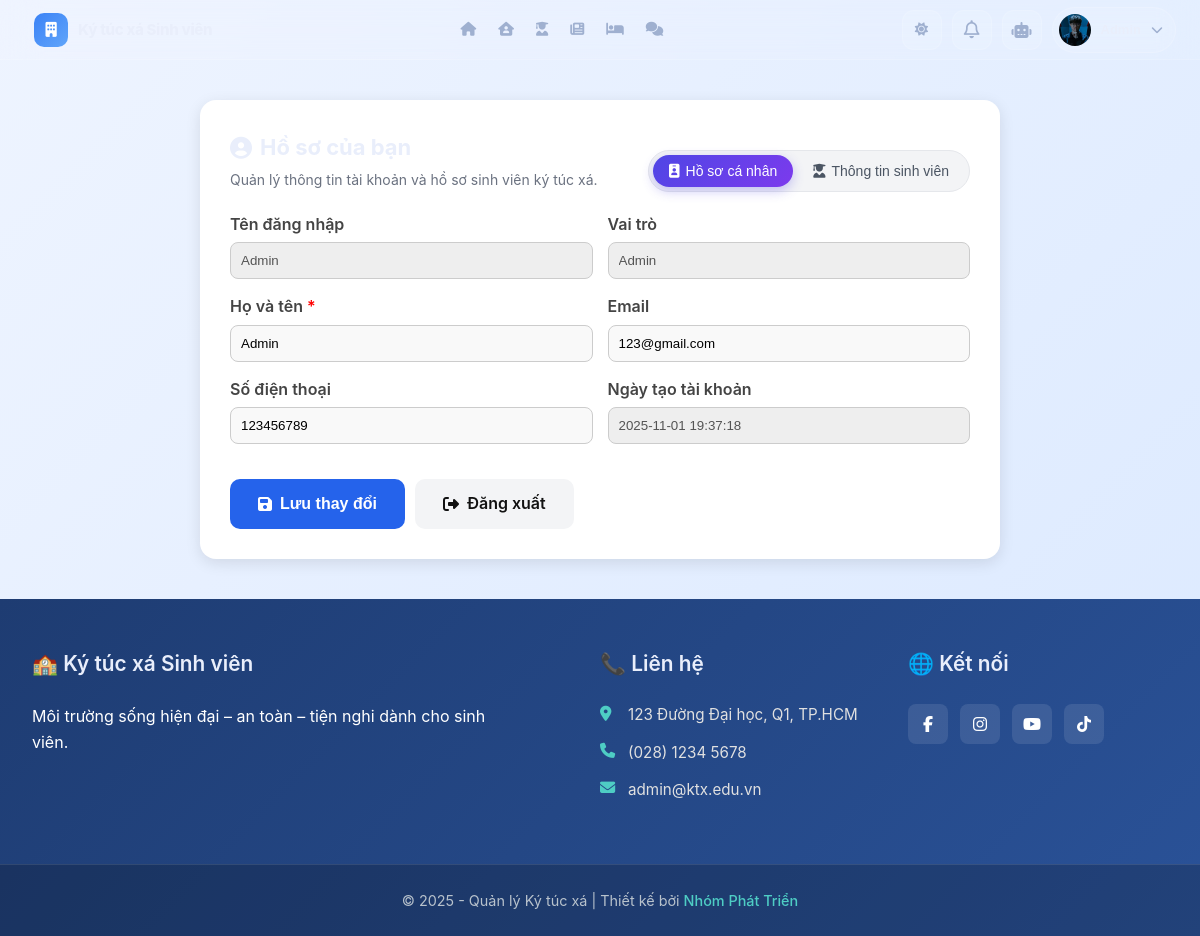
The page /modules/user/UserProfile/profile.php (signed in) on the database its author committed.
### tables this page shows
CREATE TABLE IF NOT EXISTS `students` (
  `StudentID` int NOT NULL AUTO_INCREMENT,
  `UserID` int DEFAULT NULL,
  `StudentCode` varchar(20) NOT NULL,
  `FullName` varchar(100) NOT NULL,
  `Email` varchar(100) DEFAULT NULL,
  `Gender` enum('Nam','Nữ','Khác') NOT NULL,
  `BirthDate` date DEFAULT NULL,
  `CitizenID` varchar(20) DEFAULT NULL,
  `Hometown` varchar(100) DEFAULT NULL,
  `Address` varchar(255) DEFAULT NULL,
  `Phone` varchar(15) DEFAULT NULL,
  `ClassName` varchar(100) DEFAULT NULL,
  `CourseYear` varchar(9) DEFAULT NULL,
  `Avatar` varchar(255) DEFAULT NULL,
  `EmergencyContact` varchar(255) DEFAULT NULL,
  `CheckInDate` date DEFAULT NULL,
  `CheckOutDate` date DEFAULT NULL,
  `IsInDorm` tinyint(1) DEFAULT '1',
  `CreatedAt` datetime DEFAULT CURRENT_TIMESTAMP,
  `UpdatedAt` datetime DEFAULT CURRENT_TIMESTAMP ON UPDATE CURRENT_TIMESTAMP,
  `FacultyID` int DEFAULT NULL,
  PRIMARY KEY (`StudentID`),
  UNIQUE KEY `StudentCode` (`StudentCode`),
  UNIQUE KEY `UserID` (`UserID`),
  KEY `fk_faculty` (`FacultyID`),
  CONSTRAINT `fk_faculty` FOREIGN KEY (`FacultyID`) REFERENCES `faculties` (`FacultyID`) ON DELETE SET NULL ON UPDATE CASCADE,
  CONSTRAINT `students_ibfk_1` FOREIGN KEY (`UserID`) REFERENCES `users` (`UserID`)
);

CREATE TABLE IF NOT EXISTS `users` (
  `UserID` int NOT NULL AUTO_INCREMENT,
  `Username` varchar(50) NOT NULL,
  `PasswordHash` varchar(255) NOT NULL,
  `FullName` varchar(100) DEFAULT NULL,
  `Email` varchar(100) DEFAULT NULL,
  `Phone` varchar(15) DEFAULT NULL,
  `Role` enum('Admin','Manager','Student') NOT NULL DEFAULT 'Student',
  `CreatedAt` datetime DEFAULT CURRENT_TIMESTAMP,
  `IsActive` tinyint(1) NOT NULL DEFAULT '1',
  PRIMARY KEY (`UserID`),
  UNIQUE KEY `Username` (`Username`)
);

### modules/user/UserProfile/profile.php (the view, shortened to what this page needs)
<?php
require_once __DIR__ . '/../../../db_connect.php';
$conn->set_charset('utf8mb4');
$userID = (int)($_SESSION['UserID'] ?? 0);
$sqlUser = "
    SELECT UserID, Username, FullName, Email, Phone, Role, CreatedAt
    FROM Users
    WHERE UserID = ?
    LIMIT 1
";
$stmt = $conn->prepare($sqlUser);
$stmt->bind_param("i", $userID);
$stmt->execute();
$user = $stmt->get_result()->fetch_assoc();
require_once __DIR__ . '/../../../includes/header.php';
?>
<link rel="stylesheet" href="/assets/css/user/UserProfile/profile.css">
<link rel="stylesheet" href="/assets/css/user/students/profile_student.css">
<div class="profile-container">
    <div class="page-header with-tabs">
        <div class="page-title">
            <h2><i class="fa-solid fa-user-circle"></i> Hồ sơ của bạn</h2>
            <p>Quản lý thông tin tài khoản và hồ sơ sinh viên ký túc xá.</p>
        </div>
        <div class="profile-tabs-nav">
            <button type="button" class="profile-tab-link active" data-tab="tab-account">
                <i class="fa-solid fa-id-badge"></i> Hồ sơ cá nhân
            </button>
            <button type="button" class="profile-tab-link" data-tab="tab-student">
                <i class="fa-solid fa-user-graduate"></i> Thông tin sinh viên
            </button>
        </div>
    </div>
    <div class="profile-tabs-content">
        <div class="profile-tab-pane active" id="tab-account">
            <form method="post" class="profile-form">
                <div class="profile-grid">
                    <div class="col-6">
                        <label>Tên đăng nhập</label>
                        <input type="text" value="<?= htmlspecialchars($user['Username']) ?>" disabled>
                    </div>
                    <div class="col-6">
                        <label>Vai trò</label>
                        <input type="text" value="<?= htmlspecialchars($user['Role']) ?>" disabled>
                    </div>
                    <div class="col-6">
                        <label>Họ và tên <span class="req">*</span></label>
                        <input type="text" name="FullName" required value="<?= htmlspecialchars($user['FullName']) ?>">
                    </div>
                    <div class="col-6">
                        <label>Email</label>
                        <input type="email" name="Email" value="<?= htmlspecialchars($user['Email']) ?>">
                    </div>
                    <div class="col-6">
                        <label>Số điện thoại</label>
                        <input type="text" name="Phone" value="<?= htmlspecialchars($user['Phone']) ?>">
                    </div>
                    <div class="col-12">
                        <label>Ngày tạo tài khoản</label>
                        <input type="text" value="<?= htmlspecialchars($user['CreatedAt']) ?>" disabled>
                    </div>
                    <div class="col-12 actions">
                        <button class="btn" type="submit">
                            <i class="fa-solid fa-save"></i> Lưu thay đổi
                        </button>
                        <a class="btn ghost" href="/logout.php">
                            <i class="fa-solid fa-sign-out-alt"></i> Đăng xuất
                        </a>
                    </div>
                </div>
            </form>
        </div>
    </div>
</div>
<?php include __DIR__ . '/../../../includes/footer.php'; ?>

### includes/header.php (shortened to what this page needs)
<?php
require_once __DIR__ . '/error_handler.php';
$isLoggedIn  = isset($_SESSION['UserID']);
$displayName = $_SESSION['FullName'] ?? $_SESSION['Username'] ?? 'Tài khoản';
$currentPath = parse_url($_SERVER['REQUEST_URI'], PHP_URL_PATH);
$base = '/';
function nav_active($path)
{
    global $currentPath;
    return $currentPath === $path ? 'active' : '';
}
$avatarUrl = '/assets/img/avatars/user.png';
if (!empty($_SESSION['UserID'])) {
    $userID = (int)$_SESSION['UserID'];
    if (!empty($_SESSION['Avatar'])) {
        $avatarUrl = $_SESSION['Avatar'];
    } elseif (isset($conn) && $conn instanceof mysqli) {
        $sqlAvt = "SELECT Avatar FROM Students WHERE UserID = ? LIMIT 1";
        if ($stAvt = $conn->prepare($sqlAvt)) {
            $stAvt->bind_param("i", $userID);
            $stAvt->execute();
            $avtRes = $stAvt->get_result();
            if ($avtRes && $rowAvt = $avtRes->fetch_assoc()) {
                if (!empty($rowAvt['Avatar'])) {
                    $avatarUrl = $rowAvt['Avatar'];
                }
            }
        }
    }
}
?>
<!DOCTYPE html>
<html lang="vi">
<head>
    <link rel="stylesheet" href="<?= $base ?>assets/css/header.css">
    <link rel="stylesheet" href="<?= $base ?>assets/css/footer.css">
    <link rel="stylesheet" href="<?= $base ?>assets/css/index.css">
    <link rel="stylesheet" href="https://cdnjs.cloudflare.com/ajax/libs/font-awesome/6.5.0/css/all.min.css">
</head>
<body>
    <header class="admin-header">
        <div class="left">
            <a href="<?= $base ?>index.php" class="logo">
                <i class="fas fa-building"></i>
                <span>Ký túc xá Sinh viên</span>
            </a>
        </div>
        <nav class="admin-nav" id="adminNav">
            <a href="<?= $base ?>index.php" class="<?= nav_active($base . 'index.php') ?>">
                <i class="fas fa-house"></i>
            </a>
            <a href="<?= $base ?>modules/user/rooms/register_room.php" class="<?= nav_active($base . 'modules/user/rooms/register_room.php') ?>">
                <i class="fas fa-house-user"></i>
            </a>
            <a href="<?= $base ?>modules/user/dashboard.php" class="<?= nav_active($base . 'modules/user/dashboard.php') ?>">
                <i class="fas fa-user-graduate"></i>
            </a>
            <a href="<?= $base ?>modules/user/accesslogs.php" class="<?= nav_active($base . 'modules/user/accesslogs.php') ?>">
                <i class="fas fa-newspaper"></i>
            </a>
            <a href="<?= $base ?>modules/user/rooms/rooms.php" class="<?= nav_active($base . 'modules/user/rooms/rooms.php') ?>">
                <i class="fas fa-bed"></i>
            </a>
            <a href="<?= $base ?>modules/user/feedbacks.php" class="<?= nav_active($base . 'modules/user/feedbacks.php') ?>">
                <i class="fas fa-comments"></i>
            </a>
        </nav>
        <div class="right">
            <button id="themeToggle" class="theme-toggle" type="button" aria-label="Đổi giao diện">
                <i class="fas fa-sun"></i>
            </button>
            <div class="notify">
                <button class="notify-btn" aria-label="Thông báo">
                    <i class="fa-regular fa-bell"></i>
                </button>
            </div>
            <button id="chatAiToggle" class="chat-ai-button" aria-label="Chat AI">
                <i class="fas fa-robot"></i>
            </button>
            <div class="admin-profile">
                <?php if ($isLoggedIn): ?>
                    <button class="profile-btn" type="button" id="profileBtn">
                        <img src="<?= htmlspecialchars($avatarUrl) ?>"
                            alt="Avatar"
                            onerror="this.onerror=null;this.src='<?= $base ?>assets/img/avatars/user.png';">
                        <span class="name"><?= htmlspecialchars($displayName) ?></span>
                        <span class="caret"><i class="fas fa-chevron-down"></i></span>
                    </button>
                <?php endif; ?>
            </div>
        </div>
    </header>

### assets/css/header.css (style rules this page uses)
:root { --bg: #f5f7fb; --bg-elev: rgba(255, 255, 255, 0.9); --card: #ffffff; --stroke: #e2e8f0; --text: #0f172a; --muted: #64748b; --brand: #2563eb; --brand-2: #60a5fa; --brand-glow: rgba(37, 99, 235, 0.2); --ok: #10b981; --warn: #f59e0b; --danger: #ef4444; --blur: 14px; --shadow-sm: 0 4px 6px -1px rgba(0, 0, 0, 0.05); --shadow-lg: 0 10px 15px -3px rgba(0, 0, 0, 0.1); }
body[data-theme="dark"] { --bg: #0b1220; --bg-elev: rgba(255, 255, 255, 0.06); --card: rgba(255, 255, 255, 0.08); --stroke: rgba(255, 255, 255, 0.14); --text: #e9eefb; --muted: #9fb0d0; --brand: #3b82f6; --brand-glow: rgba(59, 130, 246, 0.4); }
html, body { margin: 0; padding: 0; }
body { background: var(--bg); color: var(--text); font-family: "Inter", system-ui, -apple-system, BlinkMacSystemFont, "Segoe UI", sans-serif; transition: background 0.3s ease, color 0.3s ease; }
* { box-sizing: border-box; }
.admin-header { position: sticky; top: 0; z-index: 1000; display: flex; align-items: center; justify-content: space-between; gap: 16px; padding: 0 24px; height: 60px; backdrop-filter: blur(18px); -webkit-backdrop-filter: blur(18px); background: var(--bg-elev); border-bottom: 1px solid var(--stroke); color: var(--text); transition: all 0.3s ease; }
.admin-header .left { display: flex; align-items: center; gap: 12px; flex-shrink: 0; }
.admin-header .right { display: flex; align-items: center; gap: 10px; flex-shrink: 0; }
.admin-header .logo { display: flex; align-items: center; gap: 10px; padding: 6px 10px; border-radius: 12px; text-decoration: none; color: var(--text); font-weight: 800; transition: all 0.25s ease; }
.admin-header .logo i { width: 34px; height: 34px; display: grid; place-items: center; color: #fff; background: linear-gradient(135deg, var(--brand), var(--brand-2)); border-radius: 10px; font-size: 15px; }
.admin-header .logo span { font-size: 15px; letter-spacing: -0.02em; }
.admin-nav { display: flex; align-items: center; gap: 2px; height: 100%; }
.admin-nav a { position: relative; display: flex; align-items: center; gap: 7px; padding: 8px 14px; height: 60px; border-radius: 0; color: var(--muted); text-decoration: none; font-weight: 600; white-space: nowrap; transition: color 0.25s ease, background 0.25s ease; font-size: 13px; border-bottom: 2px solid transparent; box-sizing: border-box; }
.admin-nav a i { font-size: 14px; transition: color 0.25s ease; }
.admin-nav a::after { content: ''; position: absolute; bottom: 0; left: 50%; width: 0; height: 2px; background: var(--brand); border-radius: 2px; transition: width 0.3s ease, left 0.3s ease; }
.chat-ai-button { display: grid; place-items: center; width: 40px; height: 40px; border-radius: 12px; background: var(--card); border: 1px solid var(--stroke); color: var(--muted); cursor: pointer; font-size: 16px; transition: all 0.25s ease; }
.theme-toggle { display: grid; place-items: center; width: 40px; height: 40px; border-radius: 12px; background: var(--card); border: 1px solid var(--stroke); color: var(--muted); cursor: pointer; position: relative; overflow: hidden; transition: all 0.25s ease; }
.theme-toggle i { position: absolute; transition: transform 0.4s cubic-bezier(0.68, -0.55, 0.27, 1.55), opacity 0.3s ease; }
.theme-toggle .fa-sun { opacity: 0; transform: rotate(180deg); }
body[data-theme="dark"] .theme-toggle .fa-sun { opacity: 1; transform: rotate(0deg); }
.notify { position: relative; }
.notify-btn { position: relative; width: 40px; height: 40px; border-radius: 12px; background: var(--card); border: 1px solid var(--stroke); display: inline-flex; align-items: center; justify-content: center; color: var(--muted); cursor: pointer; transition: all 0.25s ease; }
.notify-btn i { font-size: 18px; }
.admin-profile { position: relative; }
.profile-btn { display: flex; align-items: center; gap: 10px; padding: 6px 12px 6px 6px; border-radius: 99px; background: var(--card); border: 1px solid var(--stroke); color: var(--text); cursor: pointer; transition: all 0.25s ease; }
.profile-btn img { width: 32px; height: 32px; border-radius: 50%; object-fit: cover; }
.profile-btn .name { font-weight: 600; font-size: 13px; }
.profile-btn .caret { color: var(--muted); font-size: 12px; }
@media (max-width: 1200px) { .admin-nav { overflow-x: auto; -webkit-overflow-scrolling: touch; scrollbar-width: none; } }
@media (max-width: 1200px) { .admin-nav a { padding: 8px 10px; } }

### rows shown on the page
students: Avatar (picture)
users: Username "Admin", Role "Admin", FullName "Admin", Email "123@gmail.com", Phone "123456789", CreatedAt "2025-11-01 19:37:18"
